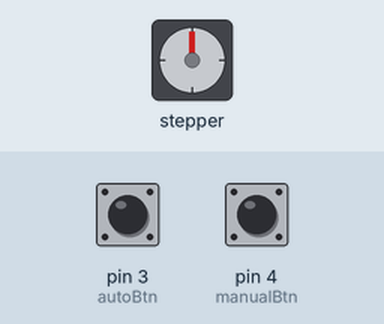
The sketch below on a simulated Arduino Uno, built with avr-gcc and run on an emulated ATmega328P. On the bench: stepper motor. Wiring (inferred from the names in the program): stepper motor driver (200 steps per turn assumed): step pin 1; direction pin 0. The inputs (shaded band) are chosen by the test bench; at power-on: pin 3 (autoBtn) HIGH, pin 4 (manualBtn) HIGH.

Above: at 1.2 s.
1.3 s: pin 3 (autoBtn) pulled LOW for 0.15 s
At 2.91 s:
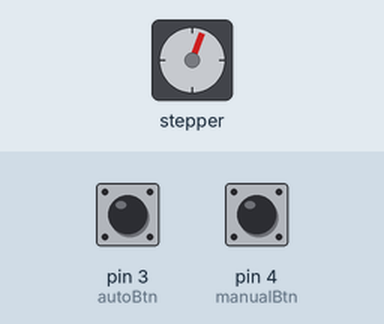
At 4.45 s:
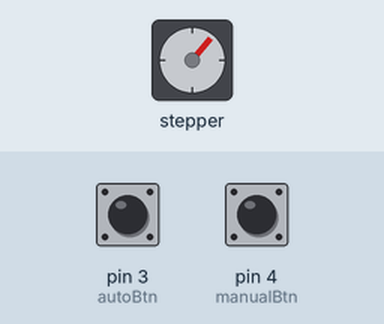
Timing chart, 0 to 21.5 s (numbered marks = the images above; inputs shaded):
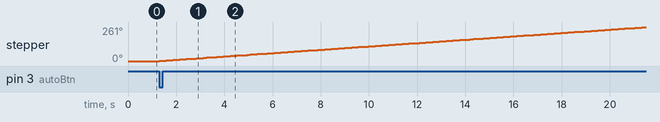

The sketch:

KongFiller.ino
```cpp
/*
* Kong Filler
* Chris Loidolt
*
* References:
* Simple Stepper Motor Control Exaple Code
* by Dejan Nedelkovski, www.HowToMechatronics.com
*
*/

const int stepPin = 1;
const int dirPin = 0;
//const int enablePin = 2;

const int autoBtn = 3;
const int manualBtn = 4;

int StepsTaken = 0;
const int autoSteps = 1000;

void setup() {
  pinMode(stepPin, OUTPUT);
  pinMode(dirPin, OUTPUT);
  //pinMode(enablePin, OUTPUT);

  pinMode(autoBtn, INPUT_PULLUP);
  pinMode(manualBtn, INPUT_PULLUP);

  digitalWrite(dirPin,HIGH); //Enables the motor to move in a particular direction
}
void loop() {

  while (digitalRead(manualBtn) == LOW){

    //digitalWrite(enablePin, LOW);

    digitalWrite(stepPin, HIGH); //This moves the stepper by 1 step.
    delay(70); //Depends on Motor 500-1000 is good
    digitalWrite(stepPin, LOW);
    delay(70);
  }

  if (digitalRead(autoBtn) == LOW){

    //digitalWrite(enablePin, LOW);

    while (StepsTaken < autoSteps){
      digitalWrite(stepPin, HIGH); //This moves the stepper by 1 step.
      delay(70); //Depends on Motor 500-1000 is good
      digitalWrite(stepPin, LOW);
      delay(70);
      StepsTaken++;
    }
  }

}
```

Measured:
- after the input at 1.3 s, stepper: keeps turning clockwise at about 13°/s, starting at once
